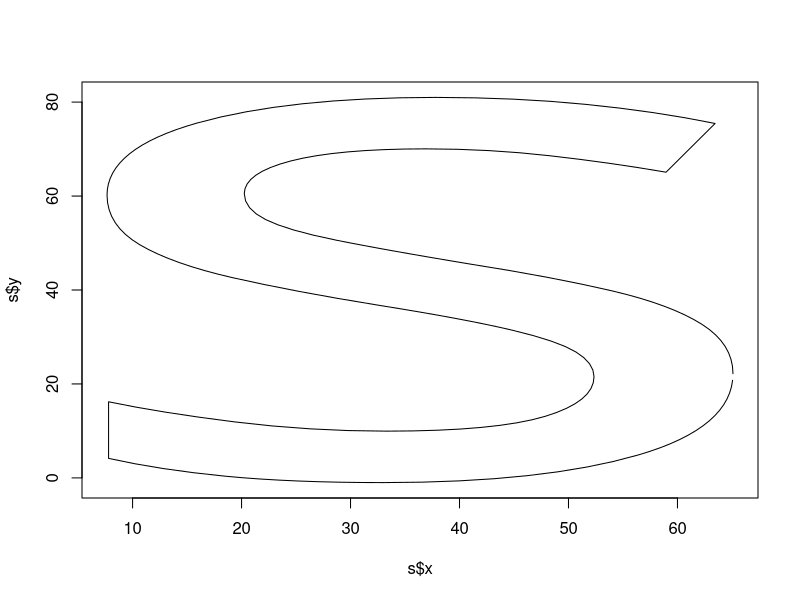

This chart was generated by the following R code:
# r2py crawler metadata
# package: systemfonts
# source_type: rd_example
# topic: glyph_outline.Rd
# source_file: C:\Users\bened\AppData\Local\R\win-library\4.5\systemfonts\help
# lines: 8

suppressPackageStartupMessages(library(systemfonts))
# Get the shape of s in the default font
font <- font_info()
glyph <- glyph_info("s", path = font$path, index = font$index)

s <- glyph_outline(glyph$index, font$path, font$index, size = 150)

plot(s$x, s$y, type = 'l')
